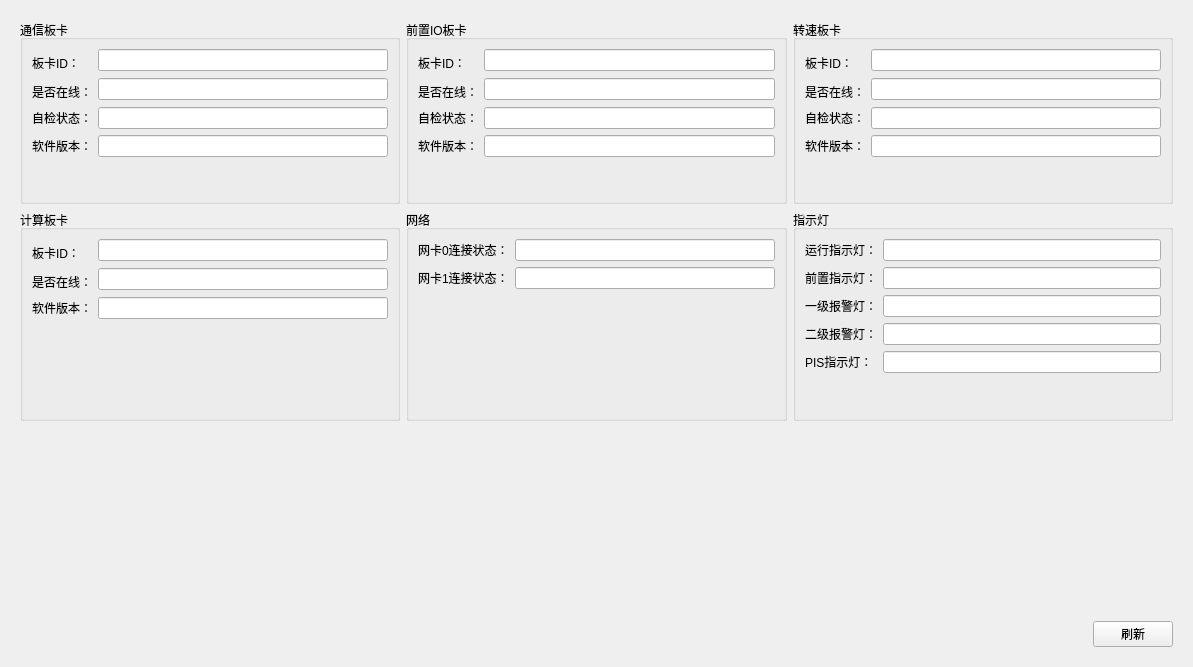
<?xml version="1.0" encoding="UTF-8"?>
<ui version="4.0">
 <class>FrmBoardState</class>
 <widget class="QWidget" name="FrmBoardState">
  <property name="geometry">
   <rect>
    <x>0</x>
    <y>0</y>
    <width>1193</width>
    <height>667</height>
   </rect>
  </property>
  <property name="windowTitle">
   <string>Form</string>
  </property>
  <layout class="QVBoxLayout" name="verticalLayout">
   <item>
    <widget class="QWidget" name="widget" native="true">
     <layout class="QGridLayout" name="gridLayout">
      <item row="1" column="1">
       <widget class="QGroupBox" name="gbox_net">
        <property name="title">
         <string>网络</string>
        </property>
        <layout class="QGridLayout" name="gridLayout_3">
         <item row="0" column="0">
          <widget class="QLabel" name="lab_eth0state">
           <property name="text">
            <string>网卡0连接状态：</string>
           </property>
          </widget>
         </item>
         <item row="0" column="1">
          <widget class="QLineEdit" name="txt_eth0state"/>
         </item>
         <item row="1" column="0">
          <widget class="QLabel" name="lab_eth1state">
           <property name="text">
            <string>网卡1连接状态：</string>
           </property>
          </widget>
         </item>
         <item row="1" column="1">
          <widget class="QLineEdit" name="txt_eth1state"/>
         </item>
         <item row="2" column="1">
          <spacer name="verticalSpacer_5">
           <property name="orientation">
            <enum>Qt::Vertical</enum>
           </property>
           <property name="sizeHint" stdset="0">
            <size>
             <width>20</width>
             <height>118</height>
            </size>
           </property>
          </spacer>
         </item>
        </layout>
       </widget>
      </item>
      <item row="1" column="2">
       <widget class="QGroupBox" name="gbox_led">
        <property name="title">
         <string>指示灯</string>
        </property>
        <layout class="QGridLayout" name="gridLayout_2">
         <item row="0" column="0">
          <widget class="QLabel" name="lab_ledrun">
           <property name="text">
            <string>运行指示灯：</string>
           </property>
          </widget>
         </item>
         <item row="0" column="1">
          <widget class="QLineEdit" name="txt_ledrun"/>
         </item>
         <item row="1" column="0">
          <widget class="QLabel" name="lab_ledpre">
           <property name="text">
            <string>前置指示灯：</string>
           </property>
          </widget>
         </item>
         <item row="1" column="1">
          <widget class="QLineEdit" name="txt_ledpre"/>
         </item>
         <item row="2" column="0">
          <widget class="QLabel" name="lab_ledone">
           <property name="text">
            <string>一级报警灯：</string>
           </property>
          </widget>
         </item>
         <item row="2" column="1">
          <widget class="QLineEdit" name="txt_ledone"/>
         </item>
         <item row="3" column="0">
          <widget class="QLabel" name="lab_ledtwo">
           <property name="text">
            <string>二级报警灯：</string>
           </property>
          </widget>
         </item>
         <item row="3" column="1">
          <widget class="QLineEdit" name="txt_ledtwo"/>
         </item>
         <item row="4" column="0">
          <widget class="QLabel" name="lab_ledpis">
           <property name="text">
            <string>PIS指示灯：</string>
           </property>
          </widget>
         </item>
         <item row="4" column="1">
          <widget class="QLineEdit" name="txt_ledpis"/>
         </item>
         <item row="5" column="1">
          <spacer name="verticalSpacer_6">
           <property name="orientation">
            <enum>Qt::Vertical</enum>
           </property>
           <property name="sizeHint" stdset="0">
            <size>
             <width>20</width>
             <height>40</height>
            </size>
           </property>
          </spacer>
         </item>
        </layout>
       </widget>
      </item>
      <item row="0" column="1">
       <widget class="QGroupBox" name="gbox_IO">
        <property name="title">
         <string>前置IO板卡</string>
        </property>
        <layout class="QGridLayout" name="gridLayout_6">
         <item row="0" column="0" rowspan="2">
          <widget class="QLabel" name="lab_ioID">
           <property name="text">
            <string>板卡ID：</string>
           </property>
          </widget>
         </item>
         <item row="0" column="1">
          <widget class="QLineEdit" name="txt_ioID"/>
         </item>
         <item row="1" column="1" rowspan="2">
          <widget class="QLineEdit" name="txt_iostate"/>
         </item>
         <item row="2" column="0">
          <widget class="QLabel" name="lab_iostate">
           <property name="text">
            <string>是否在线：</string>
           </property>
          </widget>
         </item>
         <item row="3" column="0">
          <widget class="QLabel" name="lab_ioselfstate">
           <property name="text">
            <string>自检状态：</string>
           </property>
          </widget>
         </item>
         <item row="3" column="1">
          <widget class="QLineEdit" name="txt_ioselfstate"/>
         </item>
         <item row="4" column="0">
          <widget class="QLabel" name="lab_ioversion">
           <property name="text">
            <string>软件版本：</string>
           </property>
          </widget>
         </item>
         <item row="4" column="1">
          <widget class="QLineEdit" name="txt_ioversion"/>
         </item>
         <item row="5" column="1">
          <spacer name="verticalSpacer_2">
           <property name="orientation">
            <enum>Qt::Vertical</enum>
           </property>
           <property name="sizeHint" stdset="0">
            <size>
             <width>20</width>
             <height>40</height>
            </size>
           </property>
          </spacer>
         </item>
        </layout>
       </widget>
      </item>
      <item row="1" column="0">
       <widget class="QGroupBox" name="gbox_compute">
        <property name="title">
         <string>计算板卡</string>
        </property>
        <layout class="QGridLayout" name="gridLayout_4">
         <item row="3" column="1">
          <widget class="QLineEdit" name="txt_computeversion"/>
         </item>
         <item row="0" column="1">
          <widget class="QLineEdit" name="txt_computeID"/>
         </item>
         <item row="1" column="1" rowspan="2">
          <widget class="QLineEdit" name="txt_computestate"/>
         </item>
         <item row="0" column="0" rowspan="2">
          <widget class="QLabel" name="lab_computeID">
           <property name="text">
            <string>板卡ID：</string>
           </property>
          </widget>
         </item>
         <item row="2" column="0">
          <widget class="QLabel" name="lab_computestate">
           <property name="text">
            <string>是否在线：</string>
           </property>
          </widget>
         </item>
         <item row="3" column="0">
          <widget class="QLabel" name="lab_computeversion">
           <property name="text">
            <string>软件版本：</string>
           </property>
          </widget>
         </item>
         <item row="4" column="1">
          <spacer name="verticalSpacer_4">
           <property name="orientation">
            <enum>Qt::Vertical</enum>
           </property>
           <property name="sizeHint" stdset="0">
            <size>
             <width>20</width>
             <height>66</height>
            </size>
           </property>
          </spacer>
         </item>
        </layout>
       </widget>
      </item>
      <item row="0" column="2">
       <widget class="QGroupBox" name="gbox_speed">
        <property name="title">
         <string>转速板卡</string>
        </property>
        <layout class="QGridLayout" name="gridLayout_7">
         <item row="0" column="0" rowspan="2">
          <widget class="QLabel" name="lab_speedID">
           <property name="text">
            <string>板卡ID：</string>
           </property>
          </widget>
         </item>
         <item row="0" column="1">
          <widget class="QLineEdit" name="txt_speedID"/>
         </item>
         <item row="1" column="1" rowspan="2">
          <widget class="QLineEdit" name="txt_speedstate"/>
         </item>
         <item row="2" column="0">
          <widget class="QLabel" name="lab_speedstate">
           <property name="text">
            <string>是否在线：</string>
           </property>
          </widget>
         </item>
         <item row="3" column="0">
          <widget class="QLabel" name="lab_speedselfstate">
           <property name="text">
            <string>自检状态：</string>
           </property>
          </widget>
         </item>
         <item row="3" column="1">
          <widget class="QLineEdit" name="txt_speedselfstate"/>
         </item>
         <item row="4" column="0">
          <widget class="QLabel" name="lab_speedversion">
           <property name="text">
            <string>软件版本：</string>
           </property>
          </widget>
         </item>
         <item row="4" column="1">
          <widget class="QLineEdit" name="txt_speedversion"/>
         </item>
         <item row="5" column="1">
          <spacer name="verticalSpacer_3">
           <property name="orientation">
            <enum>Qt::Vertical</enum>
           </property>
           <property name="sizeHint" stdset="0">
            <size>
             <width>20</width>
             <height>40</height>
            </size>
           </property>
          </spacer>
         </item>
        </layout>
       </widget>
      </item>
      <item row="0" column="0">
       <widget class="QGroupBox" name="gbox_comm">
        <property name="title">
         <string>通信板卡</string>
        </property>
        <layout class="QGridLayout" name="gridLayout_5">
         <item row="0" column="0" rowspan="2">
          <widget class="QLabel" name="lab_commID">
           <property name="text">
            <string>板卡ID：</string>
           </property>
          </widget>
         </item>
         <item row="0" column="1">
          <widget class="QLineEdit" name="txt_commID"/>
         </item>
         <item row="1" column="1" rowspan="2">
          <widget class="QLineEdit" name="txt_commstate"/>
         </item>
         <item row="2" column="0">
          <widget class="QLabel" name="lab_commstate">
           <property name="text">
            <string>是否在线：</string>
           </property>
          </widget>
         </item>
         <item row="3" column="0">
          <widget class="QLabel" name="lab_commselfstate">
           <property name="text">
            <string>自检状态：</string>
           </property>
          </widget>
         </item>
         <item row="3" column="1">
          <widget class="QLineEdit" name="txt_commselfstate"/>
         </item>
         <item row="4" column="0">
          <widget class="QLabel" name="lab_commversion">
           <property name="text">
            <string>软件版本：</string>
           </property>
          </widget>
         </item>
         <item row="4" column="1">
          <widget class="QLineEdit" name="txt_commversion"/>
         </item>
         <item row="5" column="1">
          <spacer name="verticalSpacer">
           <property name="orientation">
            <enum>Qt::Vertical</enum>
           </property>
           <property name="sizeHint" stdset="0">
            <size>
             <width>20</width>
             <height>40</height>
            </size>
           </property>
          </spacer>
         </item>
        </layout>
       </widget>
      </item>
     </layout>
    </widget>
   </item>
   <item>
    <spacer name="verticalSpacer_7">
     <property name="orientation">
      <enum>Qt::Vertical</enum>
     </property>
     <property name="sizeHint" stdset="0">
      <size>
       <width>20</width>
       <height>185</height>
      </size>
     </property>
    </spacer>
   </item>
   <item>
    <widget class="QWidget" name="widget_bottom" native="true">
     <property name="sizePolicy">
      <sizepolicy hsizetype="Preferred" vsizetype="Fixed">
       <horstretch>0</horstretch>
       <verstretch>0</verstretch>
      </sizepolicy>
     </property>
     <layout class="QHBoxLayout" name="horizontalLayout">
      <item>
       <spacer name="horizontalSpacer">
        <property name="orientation">
         <enum>Qt::Horizontal</enum>
        </property>
        <property name="sizeHint" stdset="0">
         <size>
          <width>453</width>
          <height>20</height>
         </size>
        </property>
       </spacer>
      </item>
      <item>
       <widget class="QPushButton" name="btn_fresh">
        <property name="text">
         <string>刷新</string>
        </property>
       </widget>
      </item>
     </layout>
    </widget>
   </item>
  </layout>
 </widget>
 <resources/>
 <connections/>
</ui>
